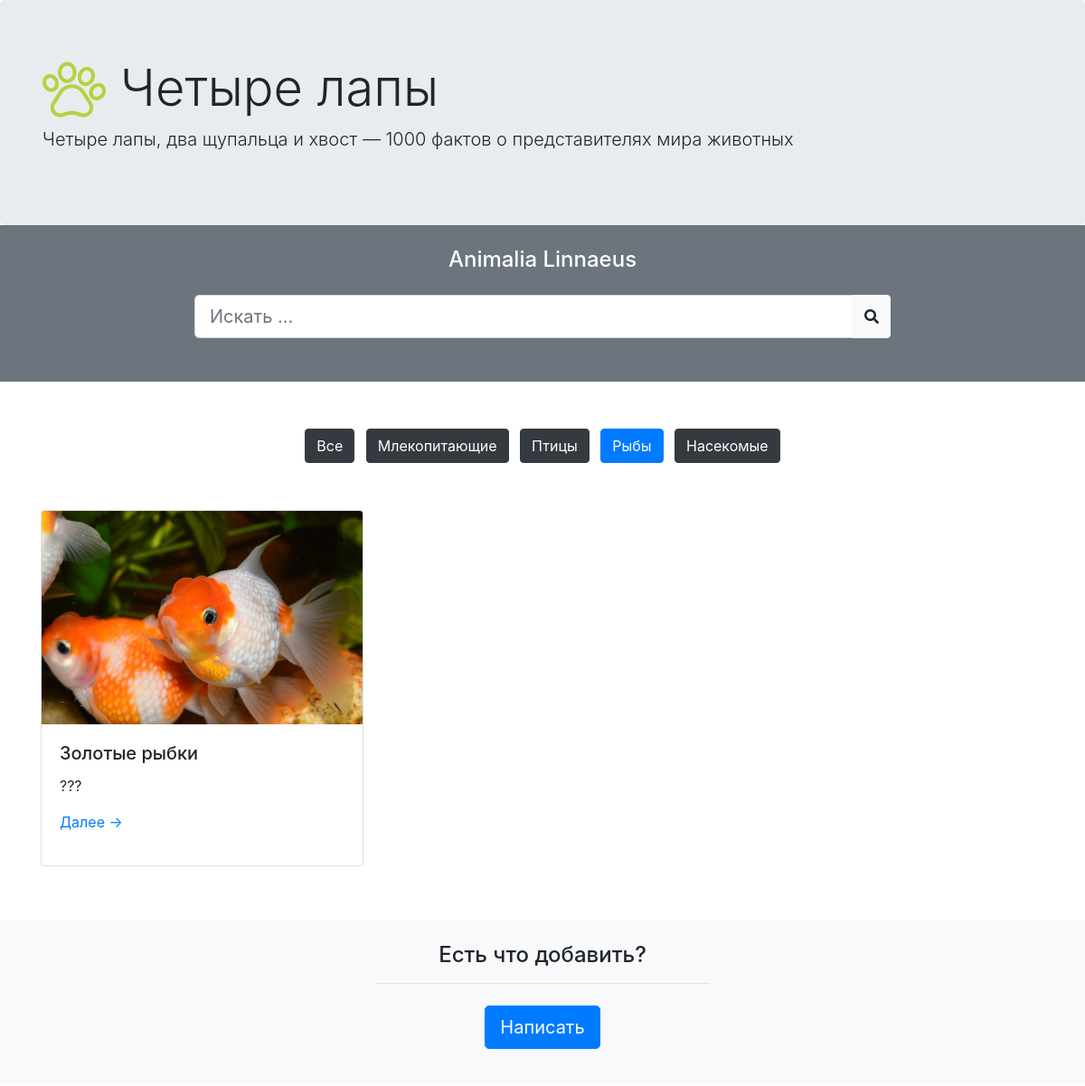
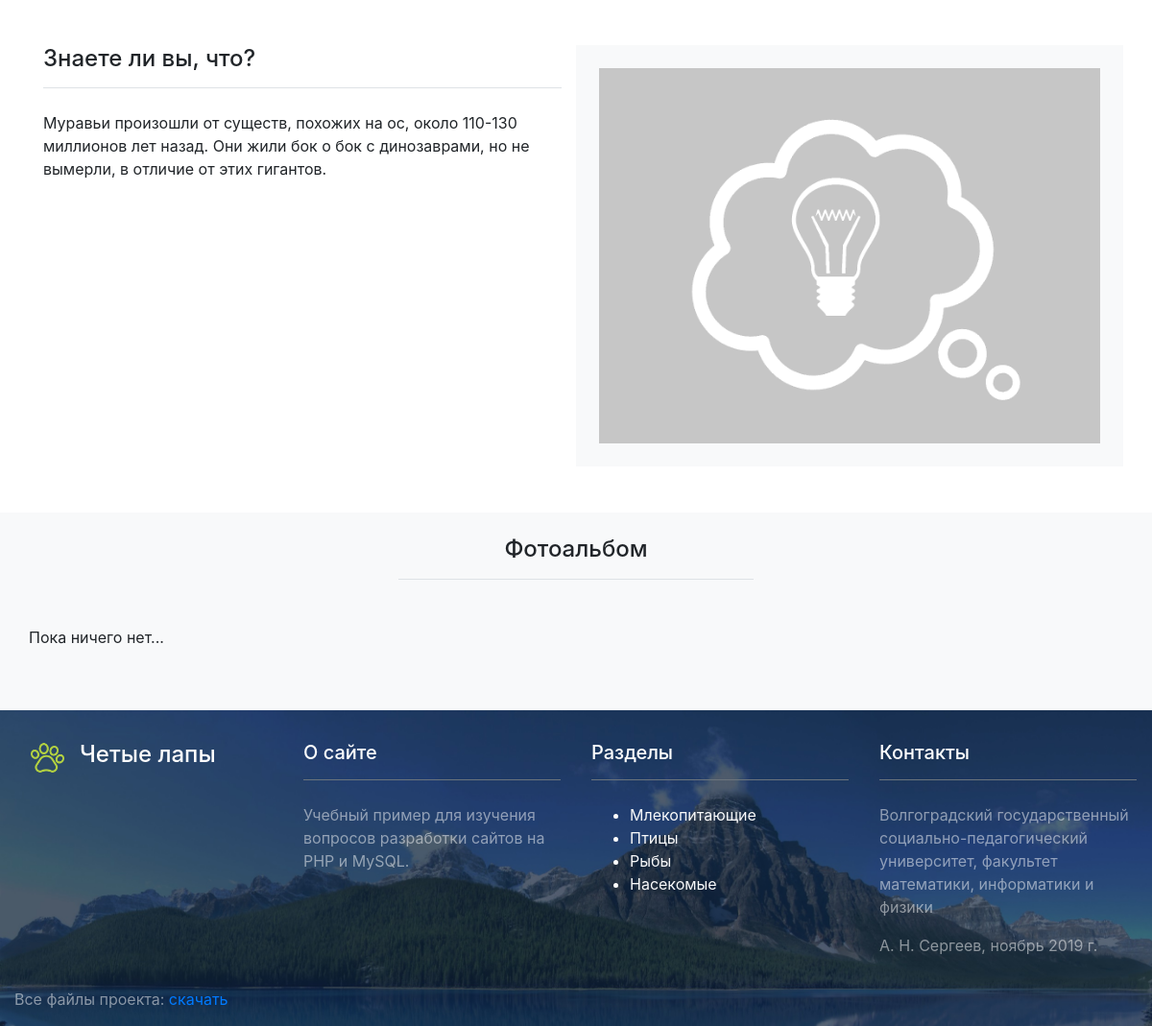
/?cat=4, run on the app's committed database (2 pictures, top to bottom).
### tables this page shows
CREATE TABLE IF NOT EXISTS `categories` (
  `id` bigint(20) NOT NULL AUTO_INCREMENT,
  `name` varchar(200) NOT NULL,
  `description` text,
  `ordered` int(11) DEFAULT NULL,
  PRIMARY KEY (`id`),
  KEY `id` (`id`)
);

CREATE TABLE IF NOT EXISTS `pages` (
  `id` bigint(20) NOT NULL AUTO_INCREMENT,
  `title` text NOT NULL,
  `description` text,
  `content` text NOT NULL,
  `category` bigint(20) NOT NULL,
  `image` varchar(200) DEFAULT NULL,
  PRIMARY KEY (`id`)
);

CREATE TABLE IF NOT EXISTS `interestings` (
  `id` bigint(20) NOT NULL AUTO_INCREMENT,
  `text` text NOT NULL,
  `image` varchar(200) DEFAULT NULL,
  PRIMARY KEY (`id`)
);

### homepage.php (the view)
<div class="container-fluid">
    <div class="row justify-content-center bg-secondary">
        <div class="col-md-8 text-white text-center">
            <h4 class="m-4">Animalia Linnaeus</h4>
            <div class="input-group mt-4 mb-5">
                <input class="form-control form-control-lg" type="text" placeholder="Искать ...">
                <div class="input-group-append">
                    <button class="btn btn-light" type="button" id="button-addon2"><i class="fas fa-search"></i></button>
                </div>
            </div>
        </div>
    </div>
    <div class="row">
        <div class="col text-center pt-5">
            <?php  $class = ( $cat_id == 0 ) ? 'btn-primary' : 'btn-dark'; ?>
            <a class="btn m-1 <?php echo $class; ?>" href="." role="button">Все</a>
            <?php
                $result = $mysqli->query( "SELECT * FROM categories ORDER BY ordered ASC" );
                while ( $row = $result->fetch_assoc() ) :
                    $class = ( $cat_id == $row['id'] ) ? 'btn-primary' : 'btn-dark';
            ?>
            <a class="btn m-1 <?php echo $class; ?>" href="?cat=<?php echo $row['id']; ?>" role="button"><?php echo $row['name']; ?></a>
            <?php
                endwhile;
            ?>
        </div>
    </div>
</div>
<div class="container mt-5">
    <div class="card-columns">
        <?php
            $sql = "SELECT * FROM pages";
            if ( $cat_id ) $sql .= " WHERE category=$cat_id";
            $result = $mysqli->query( $sql );
            while ( $row = $result->fetch_assoc() ) :
        ?>
        <div class="card">
            <a href="?page=<?php echo $row['id']; ?>"><img src="images/<?php echo $row['image']; ?>" class="card-img-top"></a>
            <div class="card-body">
                <h5 class="card-title"><?php echo $row['title']; ?></h5>
                <p class="card-text">???</p>
                <p><a href="?page=<?php echo $row['id']; ?>">Далее &rarr;</a>
            </div>
        </div>
        <?php
            endwhile;
        ?>
    </div>
</div>
<div class="container-fluid mt-5">
    <div class="row justify-content-center bg-light">
        <div class="col-md-4 text-center m-4">
            <h4 class="border-bottom pb-3 mb-4">Есть что добавить?</h4>
            <p><a href="123" class="btn btn-primary btn-lg">Написать</a></p>
        </div>
    </div>
</div>
<?php
    $result = $mysqli->query( "SELECT * FROM interestings ORDER by rand() LIMIT 1" );
    $row = $result->fetch_assoc();
?>
<div class="container mt-5">
    <div class="row">
        <div class="col-md-6">
            <h4 class="border-bottom pb-3 mb-4">Знаете ли вы, что?</h4>
            <p><?php echo $row['text']; ?></p>
        </div>
        <div class="col-md-6 bg-light p-4">
            <img src="interface/idea.png" class="img-fluid">
        </div>
    </div>
</div>
<div class="bg-light">
    <div class="container-fluid mt-5">
        <div class="row justify-content-center bg-light">
            <div class="col-4 text-center m-4">
                <h4 class="border-bottom pb-3 mb-4">Фотоальбом</h4>
            </div>
        </div>
    </div>
    <div class="container pb-5">
        <div class="row">
            <p>Пока ничего нет...</p>
        </div>
    </div>
</div>

### data on the page
categories: name "Млекопитающие"
categories: name "Птицы"
categories: name "Рыбы"
categories: name "Насекомые"
pages: image (picture), title "Золотые рыбки"
interestings: text "Муравьи произошли от существ, похожих на ос, около 110-130 миллионов лет назад. Они жили бок о бок с динозаврами, но не вымерли, в отличие от этих гигантов."
